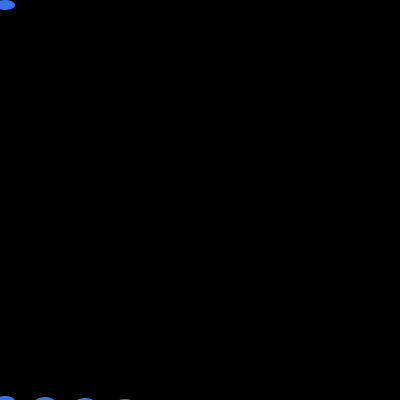
Frame 1 (no input)
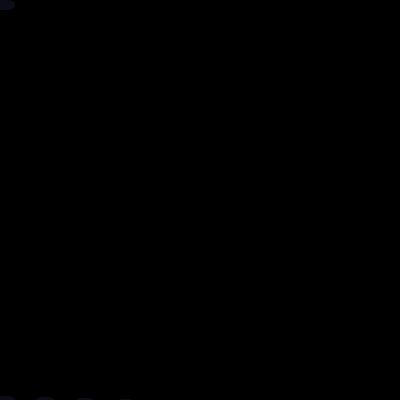
Frame 60 (the mouse pressed at the canvas centre just before this capture)
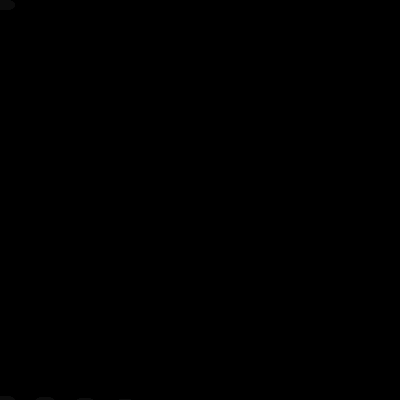
Frame 120 (the mouse held since frame 60 and released just before this capture)

The Processing sketch that drew these frames (run headless with seeded random() and noise(); from frame 60 on, the mouse is pressed at the canvas centre):

// Processing sketch: sketch_aug26c_rt
// ── sketch_aug26c_rt.pde


int i=0,j,x=5,y=5;

void setup(){
size(400,400);
background(0,10);
smooth();

frameRate(100);
}

void draw(){
noStroke();
fill(0,0,0,10);
rect(0,0,400,400);
 
 fill(#3672E8);
 ellipse(x+i,y,20,10);
while(y<=400){
    y++;}
  for(i=0;i<400;i+=40){
   fill(#3672E8);
   ellipse(x+i,y,20,10);
    y++;
 
}
}
